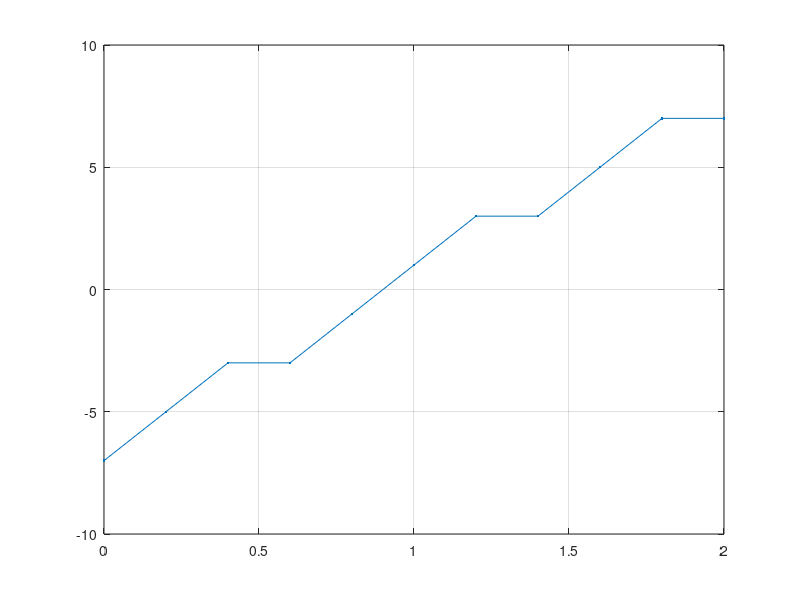

This figure's MATLAB source:
t=0:0.2:2;
s=t;
n=length(s);
for i=1:1:n
    if i<=n/8
        s(i)=-7;
    end
    if i>n/8
        if i<=n/4
            s(i)=-5;
        end
    end
    if i>n/4
        if i<=3*n/8
            s(i)=-3;
        end
    end
    if i>3*n/8
        if i<=n/2
            s(i)=-1;
        end
    end
    if i>n/2
        if i<=5*n/8
            s(i)=1;
        end
    end
    if i>5*n/8
        if i<=3*n/4
            s(i)=3;
        end
    end
    if i>3*n/4
        if i<=7*n/8
            s(i)=5;
        end
    end
    if i>7*n/8
        s(i)=7;
    end
end
plot (t,s,'.-'),grid